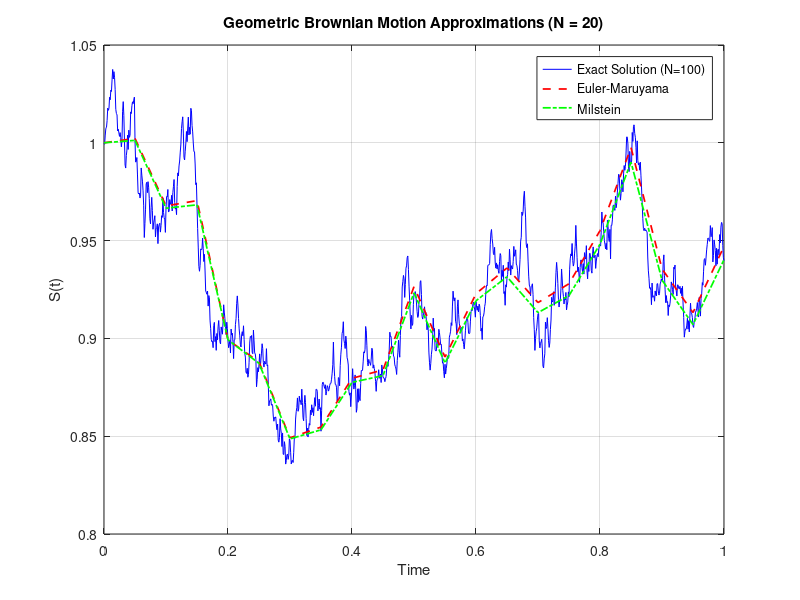
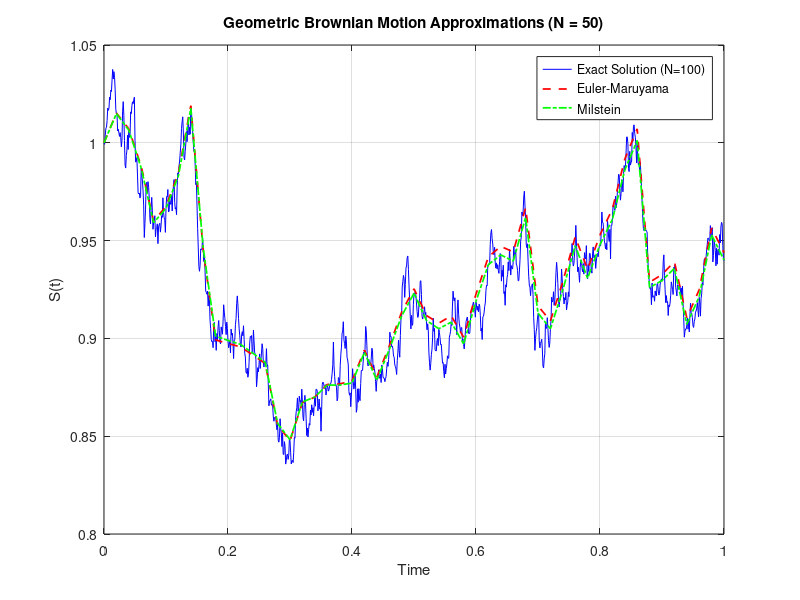
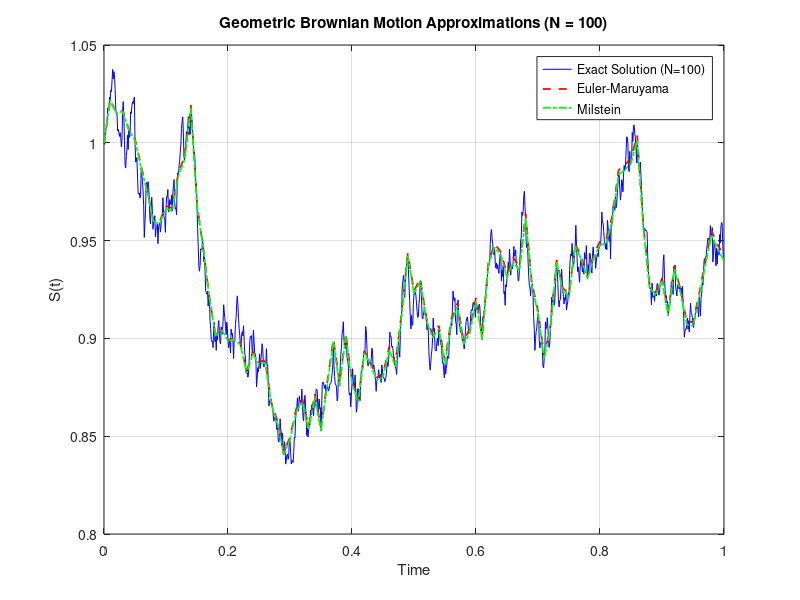
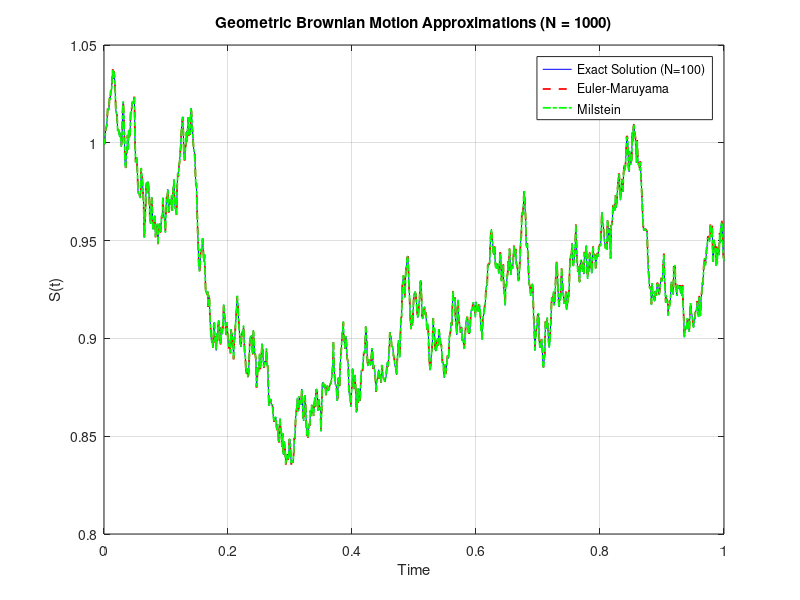

Recreate these plots in MATLAB, in order.
% Parameters
T = 1;               
mu = 0.1;             
sigma = 0.2;          % Volatility coefficient
S0 = 1;               % Initial value of the process
N_values = [20, 50, 100,1000]; % Different time step counts for approximations
N_exact = 1000;        % Fixed time step count for exact solution
N_max = max([N_values, N_exact]); % Maximum N for Brownian motion simulation

% Simulate Brownian motion at high resolution
dt_max = T / N_max;                % Time step size for maximum N
dW_max = sqrt(dt_max) * randn(1, N_max); % Increments of Wiener process
W_max = [0, cumsum(dW_max)];       % Wiener process

% Exact solution at N_exact time steps
idx_exact = round(linspace(1, N_max+1, N_exact+1));
t_exact = linspace(0, T, N_exact+1);      % Time vector for exact solution
W_exact = W_max(idx_exact);               % Brownian motion at exact time steps
S_exact = S0 * exp((mu - 0.5 * sigma^2) * t_exact + sigma * W_exact);


% Preallocate error storage
absolute_errors_em = zeros(length(N_values), 1);
absolute_errors_milstein = zeros(length(N_values), 1);
rmse_errors_em = zeros(length(N_values), 1);
rmse_errors_milstein = zeros(length(N_values), 1);


% Loop through different N values for approximations
for idx = 1:length(N_values)
    N = N_values(idx);
    dt = T / N;                   % Time step size for approximation
    t = linspace(0, T, N+1);      % Time vector for approximation
    
    % Get indices for approximation time steps
    idx_approx = round(linspace(1, N_max+1, N+1));
    W_approx = W_max(idx_approx);              % Brownian motion at approximation steps
    dW = diff(W_approx);                       % Increments for approximation
    
    % Preallocate arrays
    S_em = zeros(1, N+1);         % Euler-Maruyama approximation
    S_milstein = zeros(1, N+1);   % Milstein approximation
    
    % Initial condition
    S_em(1) = S0;
    S_milstein(1) = S0;
    
    % Compute Euler-Maruyama and Milstein approximations
    for i = 1:N
        % Euler-Maruyama approximation
        S_em(i+1) = S_em(i) + mu * S_em(i) * dt + sigma * S_em(i) * dW(i);
        
        % Milstein approximation
        S_milstein(i+1) = S_milstein(i) + mu * S_milstein(i) * dt + sigma * S_milstein(i) * dW(i) ...
                          + 0.5 * sigma^2 * S_milstein(i) * (dW(i)^2 - dt);
    end
    
    % Interpolate exact solution to match approximation time steps
    S_exact_interp = interp1(t_exact, S_exact, t, 'linear');
   
 % Compute maximum absolute error
    absolute_errors_em(idx) = max(abs(S_em - S_exact_interp));
    absolute_errors_milstein(idx) = max(abs(S_milstein - S_exact_interp));

   % Compute RMSE
    rmse_errors_em(idx) = sqrt(mean((S_em - S_exact_interp).^2));
    rmse_errors_milstein(idx) = sqrt(mean((S_milstein - S_exact_interp).^2));

    % Print errors for this N
    fprintf('N = %d: Max Error (EM) = %.5f, Max Error (Milstein) = %.5f\n', ...
            N, absolute_errors_em(idx), absolute_errors_milstein(idx));
    fprintf('N = %d: RMSE (EM) = %.5f, RMSE (Milstein) = %.5f\n', ...
            N, rmse_errors_em(idx), rmse_errors_milstein(idx));



    % Plotting results
    figure;
    plot(t_exact, S_exact, 'b-', 'LineWidth', 0.7); hold on;
    plot(t, S_em, 'r--', 'LineWidth', 1.25);
    plot(t, S_milstein, 'g-.', 'LineWidth', 1.25);
    legend('Exact Solution (N=100)', 'Euler-Maruyama', 'Milstein', 'Location', 'Best');
    xlabel('Time');
    ylabel('S(t)');
    title(sprintf('Geometric Brownian Motion Approximations (N = %d)', N));
    grid on;
end


% Plot errors against N values
figure;
loglog(N_values, absolute_errors_em, 'r-o', 'LineWidth', 1.5); hold on;
loglog(N_values, absolute_errors_milstein, 'g-s', 'LineWidth', 1.5);
loglog(N_values, rmse_errors_em, 'm-^', 'LineWidth', 1.5);
loglog(N_values, rmse_errors_milstein, 'c-v', 'LineWidth', 1.5);
legend('Max Error (Euler-Maruyama)', 'Max Error (Milstein)', ...
       'RMSE (Euler-Maruyama)', 'RMSE (Milstein)', 'Location', 'Best');
xlabel('Number of Time Steps (N) (log scale)');
ylabel('Error (log scale)');
title('Error vs Time Step Count');
grid on;
